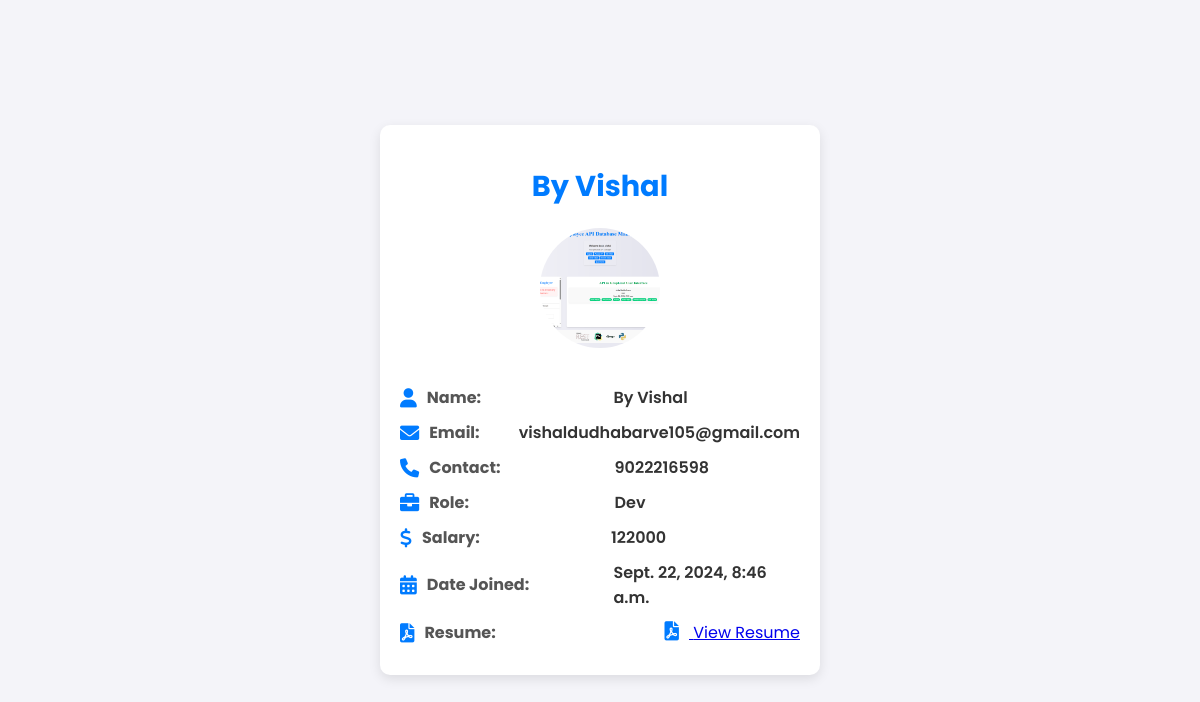
The app's page /register_employee/emp_detail/11/ (signed in) with its own data.
### emp/models.py (models this page shows, shortened)
class Employee(models.Model):
    user = models.ForeignKey(User, on_delete=models.CASCADE, null=True)
    profile_pic = models.ImageField(upload_to='images', blank=True)
    name = models.CharField(max_length=100)
    email = models.EmailField()
    contact = models.CharField(max_length=200)
    role = models.CharField(max_length=100)
    salary = models.IntegerField()
    resume = models.FileField(upload_to='resumes', null=True, blank=True)
    bank_name=models.CharField(max_length=100, null=True)
    account_number=models.TextField(null=True)
    upi_id=models.CharField(max_length=100, null=True)
    date_joined = models.DateTimeField(auto_now=True)

### emp/views.py (the view)
# urls.py: path('emp_detail/<int:pk>/', emp_detail, name='emp_detail'),
@login_required
def emp_detail(request, pk):
    emp = get_object_or_404(Employee, pk=pk)
    return render(request, 'emp/emp_detail.html', {'emp': emp})

### emp/templates/emp/emp_detail.html (shortened to what this page needs)
<!DOCTYPE html>
<html lang="en">
<head>
    <link rel="stylesheet" href="https://cdnjs.cloudflare.com/ajax/libs/font-awesome/6.0.0-beta3/css/all.min.css">
</head>
<body>
    <div class="profile-container">
        <h1>{{ emp.name }}</h1>
        <div class="profile-pic">
        </div>
        <div class="profile-info">
            <div>
                <i class="fas fa-user"></i>
                <strong>Name:</strong>
                <span>{{ emp.name }}</span>
            </div>
            <div>
                <i class="fas fa-envelope"></i>
                <strong>Email:</strong>
                <span>{{ emp.email }}</span>
            </div>
            <div>
                <i class="fas fa-phone"></i>
                <strong>Contact:</strong>
                <span>{{ emp.contact }}</span>
            </div>
            <div>
                <i class="fas fa-briefcase"></i>
                <strong>Role:</strong>
                <span>{{ emp.role }}</span>
            </div>
            <div>
                <i class="fas fa-dollar-sign"></i>
                <strong>Salary:</strong>
                <span>{{ emp.salary }}</span>
            </div>
            <div>
                <i class="fas fa-calendar-alt"></i>
                <strong>Date Joined:</strong>
                <span>{{ emp.date_joined }}</span>
            </div>
             <div>
    <i class="fas fa-file-pdf"></i>
    <strong>Resume:</strong>
    {% if emp.resume %}
        <a href="{{ emp.resume.url }}" target="_blank">
            <i class="fas fa-file-pdf"></i> View Resume
        </a>
    {% else %}
        <span>No resume uploaded.</span>
    {% endif %}
</div>
        </div>
    </div>
</body>
</html>

### records on screen
Employee: name "By Vishal", email "vishaldudhabarve105@gmail.com", contact "9022216598", role "Dev", salary "122000", date_joined "Sept. 22, 2024, 8:46 a.m."
